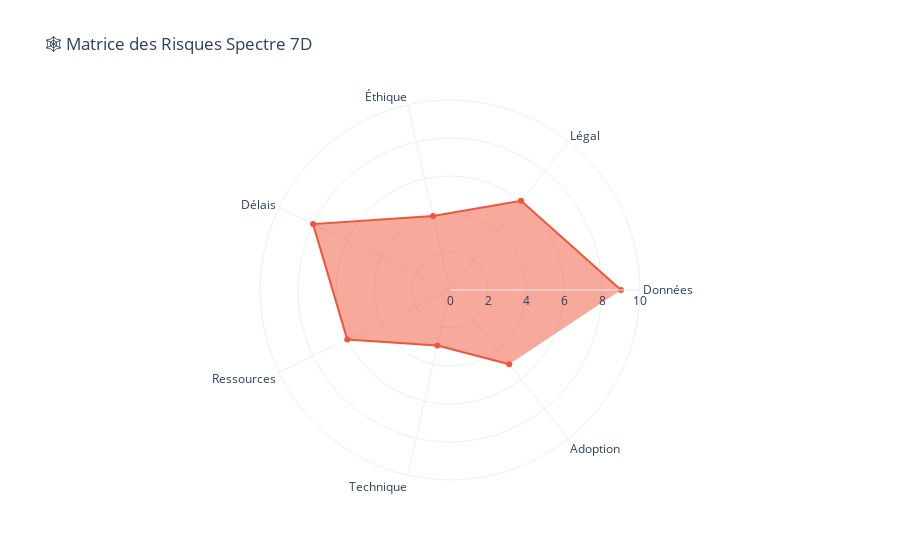

The cell this chart's notebook holds for it:
### Markdown cell above
---
# 🔐 Section 4: Légal, Éthique & Risques (C3 & C4)

### CE3.1 & CE3.2 - Conformité RGPD
Le projet traite des données sensibles (photos). Nous appliquons :
1. **Consentement explicite** : Via une case à cocher lors de l'upload.
2. **Droit à l'effacement** : US10 dédiée à la suppression totale des données sur demande.
3. **Sécurité** : Chiffrement AES-256 des images sur Azure Blob Storage.

### CE3.3 - Enjeux Éthiques & Biais
- **Biais de représentation** : Risque que l'IA performe moins bien sur certaines morphologies ou couleurs de peau.
- **Mitigation** : Audit du dataset d'entraînement pour garantir une diversité représentative de notre clientèle.

### CE4.1 - CE4.4 - Analyse des Risques (Spectre 7D)

### Code cell
risks = [
    {"Catégorie": "Données", "Risque": "Qualité du dataset", "Criticité": 9, "Mitigation": "Data augmentation & Audit"},
    {"Catégorie": "Légal", "Risque": "Fuite de données", "Criticité": 6, "Mitigation": "Audit sécurité Azure"},
    {"Catégorie": "Éthique", "Risque": "Biais modèle", "Criticité": 4, "Mitigation": "Tests de diversité"},
    {"Catégorie": "Délais", "Risque": "Complexité Virtual Try-on", "Criticité": 8, "Mitigation": "Focus MVP d'abord"},
    {"Catégorie": "Ressources", "Risque": "Départ DS Expert", "Criticité": 6, "Mitigation": "Documentation & Pair Programming"},
    {"Catégorie": "Technique", "Risque": "Scalabilité Azure", "Criticité": 3, "Mitigation": "Auto-scaling configuré"},
    {"Catégorie": "Adoption", "Risque": "Faible usage", "Criticité": 5, "Mitigation": "Campagne Marketing ciblée"}
]
df_risks = pd.DataFrame(risks)

fig_radar = go.Figure(data=go.Scatterpolar(
  r=df_risks['Criticité'],
  theta=df_risks['Catégorie'],
  fill='toself',
  line=dict(color='#EF553B')
))
fig_radar.update_layout(polar=dict(radialaxis=dict(visible=True, range=[0, 10])), title='🕸️ Matrice des Risques Spectre 7D')
fig_radar.show()

### Figure 1 — Plotly figure (JSON) as saved in the notebook; plotly's stock layout.template omitted (floating-point values rounded to 4 significant figures)
{"data": [{"fill": "toself", "line": {"color": "#EF553B"}, "r": [9, 6, 4, 8, 6, 3, 5], "theta": ["Données", "Légal", "Éthique", "Délais", "Ressources", "Technique", "Adoption"], "type": "scatterpolar"}], "layout": {"polar": {"radialaxis": {"range": [0, 10], "visible": true}}, "title": {"text": "🕸️ Matrice des Risques Spectre 7D"}}}
